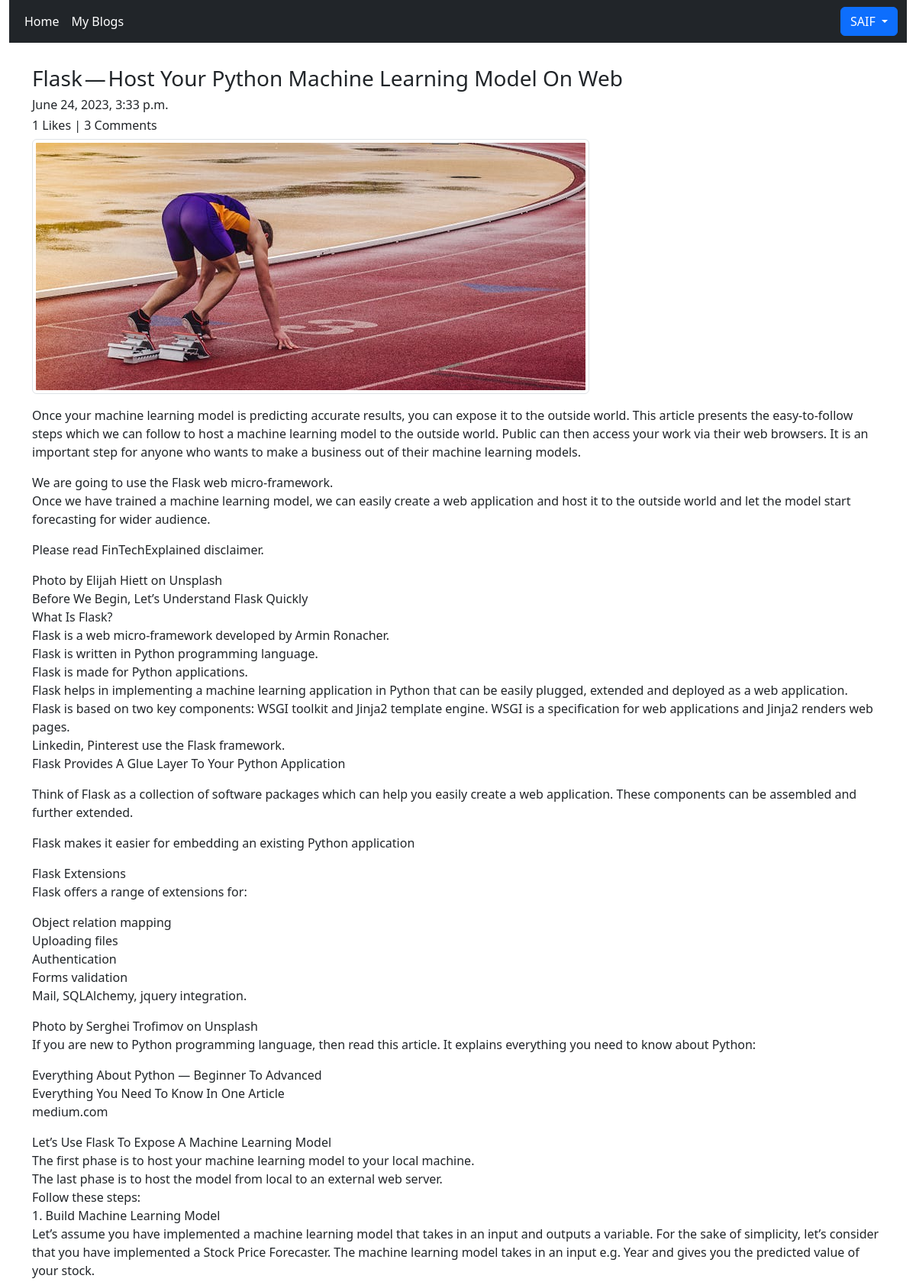
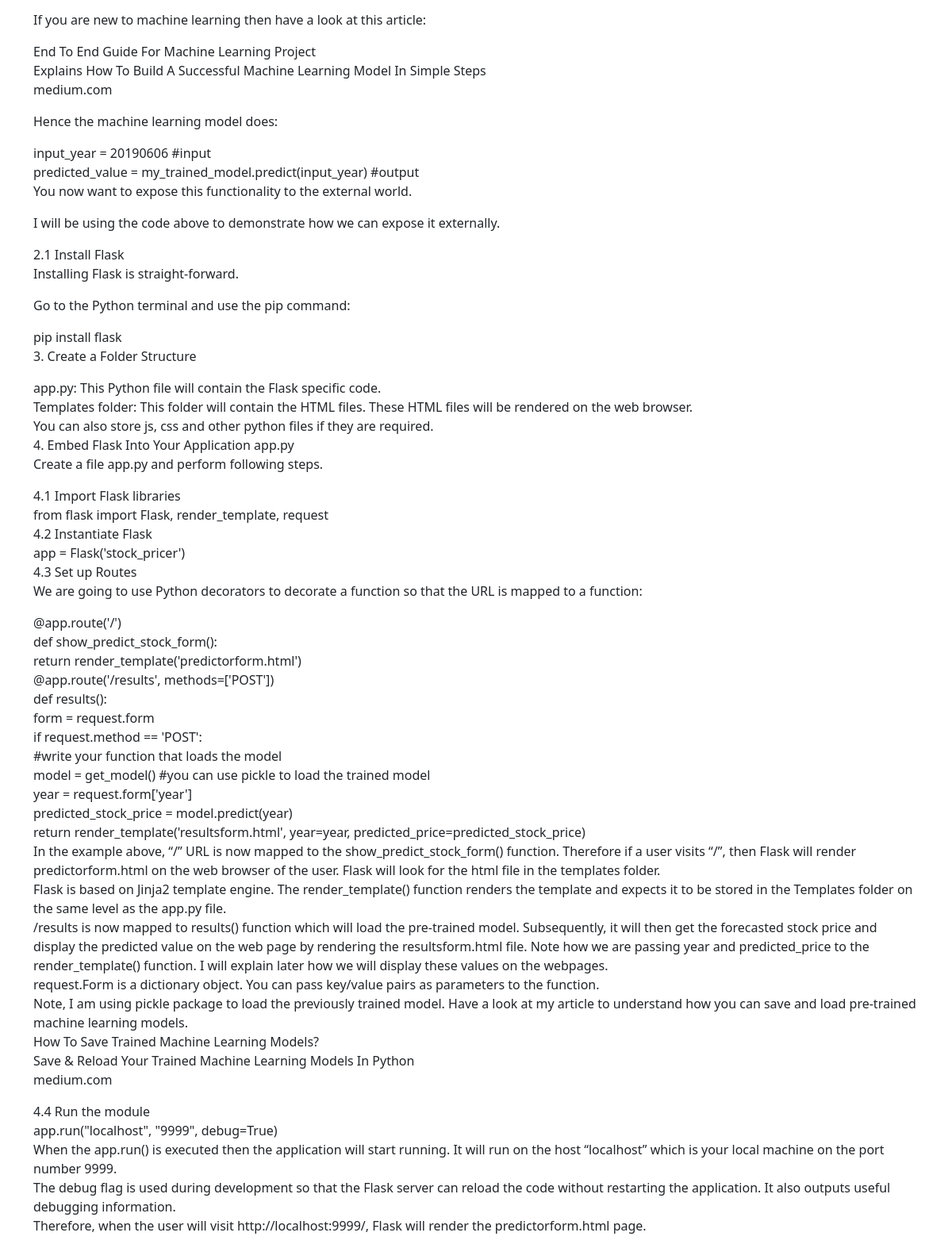
The app's page /blog/details/Flask — Host-Your-Python-Machine-Learning-Model-On-Web-c57d8df5-bf88-421e-9113-abd6e5fc187a (signed in, upper part) with its own data (2 pictures, top to bottom).
### Blog/models.py (models this page shows, shortened)
class Blog(models.Model):
    author = models.ForeignKey(User, on_delete=models.CASCADE, related_name='post_author')
    blog_title = models.CharField(max_length=264,verbose_name='Enter a Title')
    slug = models.SlugField(max_length=264, unique=True)
    blog_contain = models.TextField(verbose_name='What is on your mind?')
    blog_image = models.ImageField(upload_to='blog_images',verbose_name='Image')
    publish_date = models.DateTimeField(auto_now_add=True)
    update_date = models.DateTimeField(auto_now=True)
    class Meta:
        ordering = ('-publish_date',)

### Blog/views.py (the view, shortened to what this page needs)
# urls.py: path('details/<slug>', views.blog_details, name='blog_details'),
@login_required
def blog_details(request, slug):
    blog = Blog.objects.get(slug=slug)
    comment_form = CommentForm()
    already_liked = Likes.objects.filter(blog=blog, user=request.user)
    if already_liked:
        liked = True
    else:
        liked =False
    return render(request, 'Blog/blog_details.html', context={'blog':blog,'comment_form':comment_form,'liked':liked})

### templates/Blog/blog_details.html (shortened to what this page needs)
{% extends 'layout.html' %}
{% block contant %}
<h3>{{blog.blog_title}}</h3>
<h6>{{blog.publish_date}}</h6>
<h6>{{blog.liked_blog.count}} Likes | {{blog.blog_comment.count}} Comments</h6>
<div class="row">
    <div class="col-md-12">
        <img src="/media/{{blog.blog_image}}" alt="{{blog.blog_image}}"  class="img-thumbnail text-center" />
        <p>{{blog.blog_contain| linebreaks}}</p>
    </div>
</div>
{% endblock  %}

### templates/layout.html (shortened to what this page needs)
<!DOCTYPE html>
<html lang="en">
<head>
    <link href="https://cdn.jsdelivr.net/npm/bootstrap@5.2.3/dist/css/bootstrap.min.css" rel="stylesheet">
    <link rel="stylesheet" href="https://cdnjs.cloudflare.com/ajax/libs/font-awesome/6.4.0/css/all.min.css" />
</head>
<body>
    <div class="container-fluid">
        <nav class="navbar navbar-expand-sm bg-dark navbar-dark">
            <div class="container-fluid">
              <ul class="navbar-nav">
                <li class="nav-item">
                  <a class="nav-link active" href="{% url 'index' %}">Home</a>
                </li>
                {% if not user.is_authenticated %}
               <li class="nav-item">
                  <a class="nav-link" href="{% url 'App_Login:sign_up' %}">Sign Up</a>
                </li>
               <li class="nav-item">
                  <a class="nav-link" href="{% url 'App_Login:login_page' %}">Login</a>
                </li>
                {% else %}
                <li class="nav-item">
                  <a class="nav-link active" href="{% url 'Blog:my_blogs' %}">My Blogs</a>
                </li>
              </ul>
              <div class="dropdown">
                <button type="button" class="btn btn-primary dropdown-toggle" data-bs-toggle="dropdown">
                  {{user.username | upper}}
                </button>
              </div>
              {% endif %}
          </nav>
      <div class="container" style="margin-top:30px">
        {% block contant %}
        {% endblock %}
      </div>
    </div>
</body>
</html>

### records on screen
Blog: blog_title "Flask — Host Your Python Machine Learning Model On Web", publish_date "June 24, 2023, 3:33 p.m.", liked_blog.count "1", blog_comment.count "3", blog_image (picture), blog_contain "Once your machine learning model is predicting accurate results, you can expose it to the outside world. This article presents the easy-to-follow steps which we can follow to host a machine learning model to the outside world. Public can then access your work via their web browsers. It is an important step for anyone who wants to make a business out of their machine learning models. We are going to use the Flask web micro-framework. Once we have trained a machine learning model, we can easily create a web application and host it to the outside world and let the model start forecasting for wider audience. Please read FinTechExplained disclaimer. Photo by Elijah Hiett on Unsplash Before We…"

### other values on screen
{{ user.username | upper }} "SAIF"
